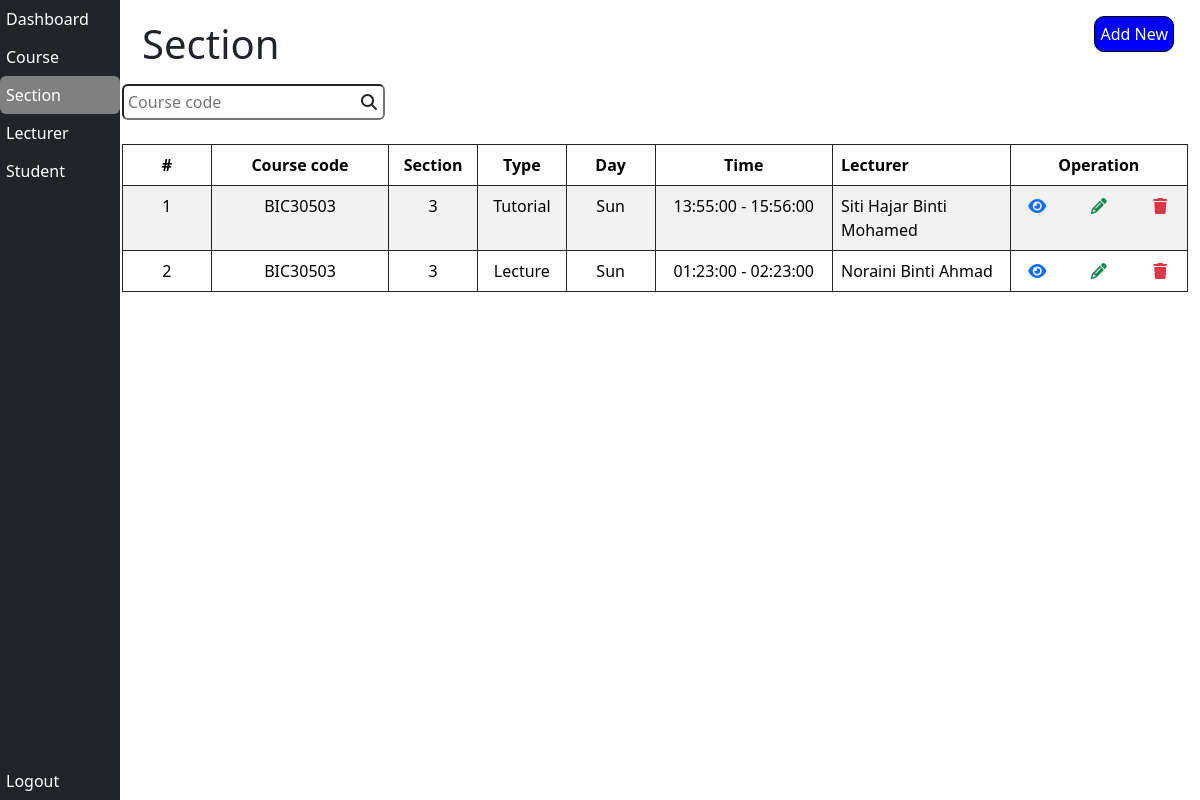
Page /Staff/section.php (signed in) on the earlier database version.
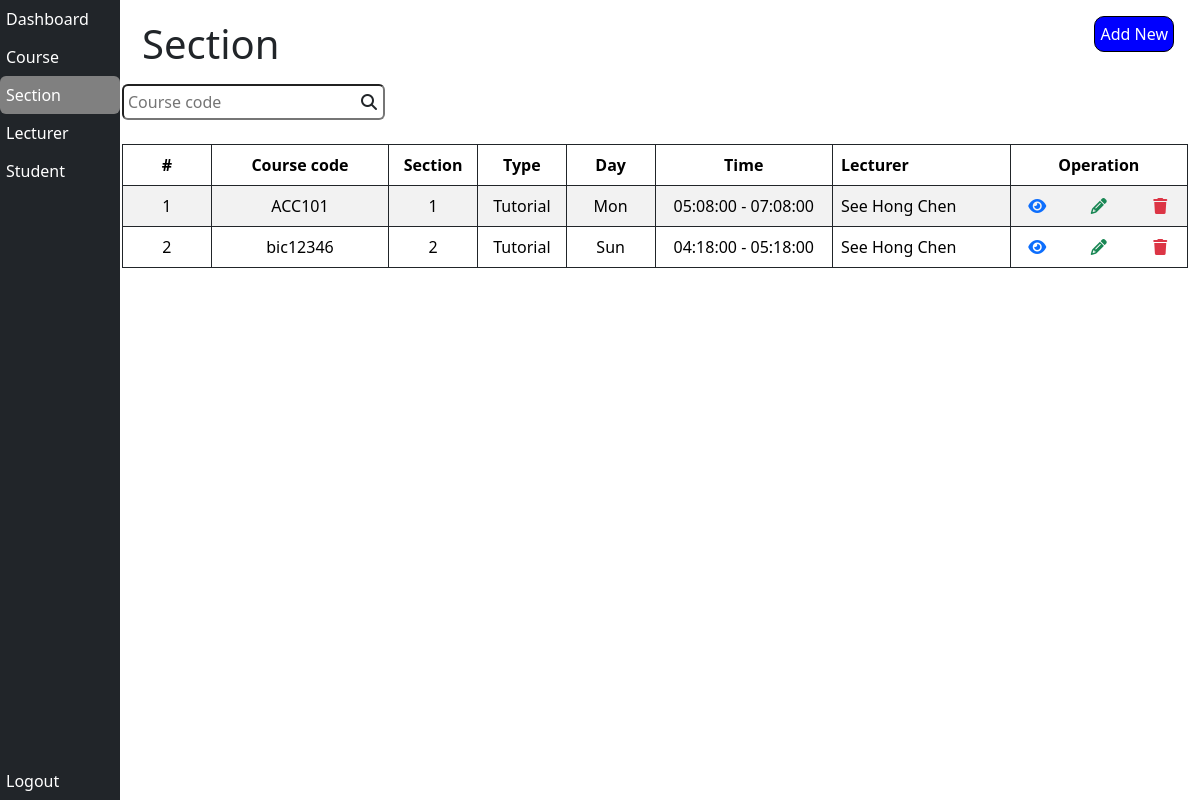
Same page on the later database version.
### tables this page shows
CREATE TABLE `section` (
  `section_number` int(11) NOT NULL,
  `section_type` varchar(255) NOT NULL,
  `course_code` varchar(255) NOT NULL,
  `lecturer_id` int(11) NOT NULL,
  `section_day` varchar(255) NOT NULL,
  `section_start_time` time NOT NULL,
  `section_end_time` time NOT NULL,
  `section_duration` int(11) NOT NULL,
  `section_quota` int(11) NOT NULL,
  `section_location` varchar(255) NOT NULL,
  `section_archive` tinyint(1) NOT NULL DEFAULT 0
);

CREATE TABLE `lecturer` (
  `lecturer_id` int(11) NOT NULL,
  `lecturer_name` varchar(255) NOT NULL,
  `lecturer_phone_number` varchar(255) NOT NULL,
  `lecturer_gender` enum('Male','Female') NOT NULL,
  `lecturer_race` enum('Malay','Chinese','India','Other') NOT NULL,
  `lecturer_email` varchar(255) NOT NULL,
  `lecturer_password` varchar(255) NOT NULL,
  `lecturer_archive` tinyint(1) NOT NULL DEFAULT 0,
  `lecturer_personal_email` varchar(255) DEFAULT NULL
);

### Staff/section.php (the view, shortened to what the changed rows need)
<?php
  if(!isset($_SESSION['admin'])) {
    echo 'Please login first <br>';
    echo 'Click <a href="index.php">here<a/> to login';
  }else {
    include 'db.php';
?>
<!DOCTYPE html>
<html lang="en">
<head>
  <link href="https://cdn.jsdelivr.net/npm/bootstrap@5.3.3/dist/css/bootstrap.min.css" rel="stylesheet"
>
  <link rel="stylesheet" href="https://cdnjs.cloudflare.com/ajax/libs/font-awesome/6.5.2/css/all.min.css"
 />
  <link rel="stylesheet" href="./styles/style.css">
  <link rel="stylesheet" href="./styles/sidebar.css">
</head>
<body>
  <div class="container-fluid">
    <div class="main-content">
      <h1 class="title">Section</h1>
      <table class="table table-striped table-bordered border-dark mt-4" id="sectionTable">
        <thead>
          <div class="row">
            <th scope="col" class="col-1 text-center">
              #
            </th>
            <th scope="col" class="col-2 text-center">
              Course code
            </th>
            <th scope="col" class="col-1 text-center">
              Section
            </th>
            <th scope="col" class="col-1 text-center">
              Type
            </th>
            <th scope="col" class="col-1 text-center">
              Day
            </th>
            <th scope="col" class="col-2 text-center">
              Time
            </th>
            <th scope="col" class="col-2">
              Lecturer
            </th>
            <th scope="col" class="col-2 text-center">
              Operation
            </th>
          </div>
        </thead>
        <tbody>
          <?php
              $count = 1;
              $sql = "SELECT s.course_code, s.section_number, s.section_day, s.section_start_time, s.section_end_time, s.section_quota, s.section_type, l.lecturer_name FROM section s JOIN lecturer l ON s.lecturer_id = l.lecturer_id ORDER BY s.course_code, s.section_number";
              $result = mysqli_query($conn, $sql);
              if(mysqli_num_rows($result) > 0) {
                while($row = mysqli_fetch_assoc($result)) {
            ?>
          <tr>
            <td scope="row" class="text-center"><?php echo $count++?></td>
            <td class="text-center"><?php echo $row["course_code"]?></td>
            <td class="text-center"><?php echo $row["section_number"]?></td>
            <td class="text-center"><?php echo $row["section_type"] === "K" ? 'Lecture' : 'Tutorial' ?></td>
            <td class="text-center"><?php echo $row["section_day"]?></td>
            <td class="text-center"><?php echo $row["section_start_time"] . " - " . $row["section_end_time"] ?></td>
            <td><?php echo $row["lecturer_name"] ?></td>
            <td>
              <div class="row">
                <div class="col-4 text-center">
                  <a
                    href="./operation/section/viewSection.php?code=<?php echo $row["course_code"] ?>&number=<?php echo $row["section_number"] ?>&type=<?php echo $row["section_type"] ?>">
                    <i class="fa-solid fa-eye text-primary"></i>
                  </a>
                </div>
                <div class="col-4 text-center">
                  <a
                    href="./operation/section/editSection.php?code=<?php echo $row["course_code"]?>&number=<?php echo $row["section_number"] ?>&type=<?php echo $row["section_type"] ?>">
                    <i class="fa-solid fa-pencil text-success"></i>
                  </a>
                </div>
                <div class="col-4 text-center">
                  <a href="#">
                    <i class="fa-solid fa-trash text-danger"
                      onclick="deleteSection('<?php echo $row['course_code']?>', '<?php echo htmlspecialchars($row['section_number'], ENT_QUOTES)?>', '<?php echo htmlspecialchars($row['section_type'], ENT_QUOTES)?>')"
                      name="delete"></i>
                  </a>
                </div>
              </div>
            </td>
          </tr>
          <?php
                }
              }else {
              echo
                '<tr>
                  <td colspan="8" class="text-center">No sections found</td>
                </tr>';
              }
            ?>
        </tbody>
      </table>
    </div>
  </div>
</body>
</html>
<?php
  }
?>

Differences in the rows shown:
removed section: course_code "BIC30503", section_number "3", section_type "Tutorial", section_day "Sun", section_start_time "13:55:00", section_end_time "15:56:00", lecturer.lecturer_name "Siti Hajar Binti Mohamed"
removed section: course_code "BIC30503", section_number "3", section_type "Lecture", section_day "Sun", section_start_time "01:23:00", section_end_time "02:23:00", lecturer.lecturer_name "Noraini Binti Ahmad"
added section: course_code "ACC101", section_number "1", section_type "Tutorial", section_day "Mon", section_start_time "05:08:00", section_end_time "07:08:00", lecturer.lecturer_name "See Hong Chen"
added section: course_code "bic12346", section_number "2", section_type "Tutorial", section_day "Sun", section_start_time "04:18:00", section_end_time "05:18:00", lecturer.lecturer_name "See Hong Chen"
